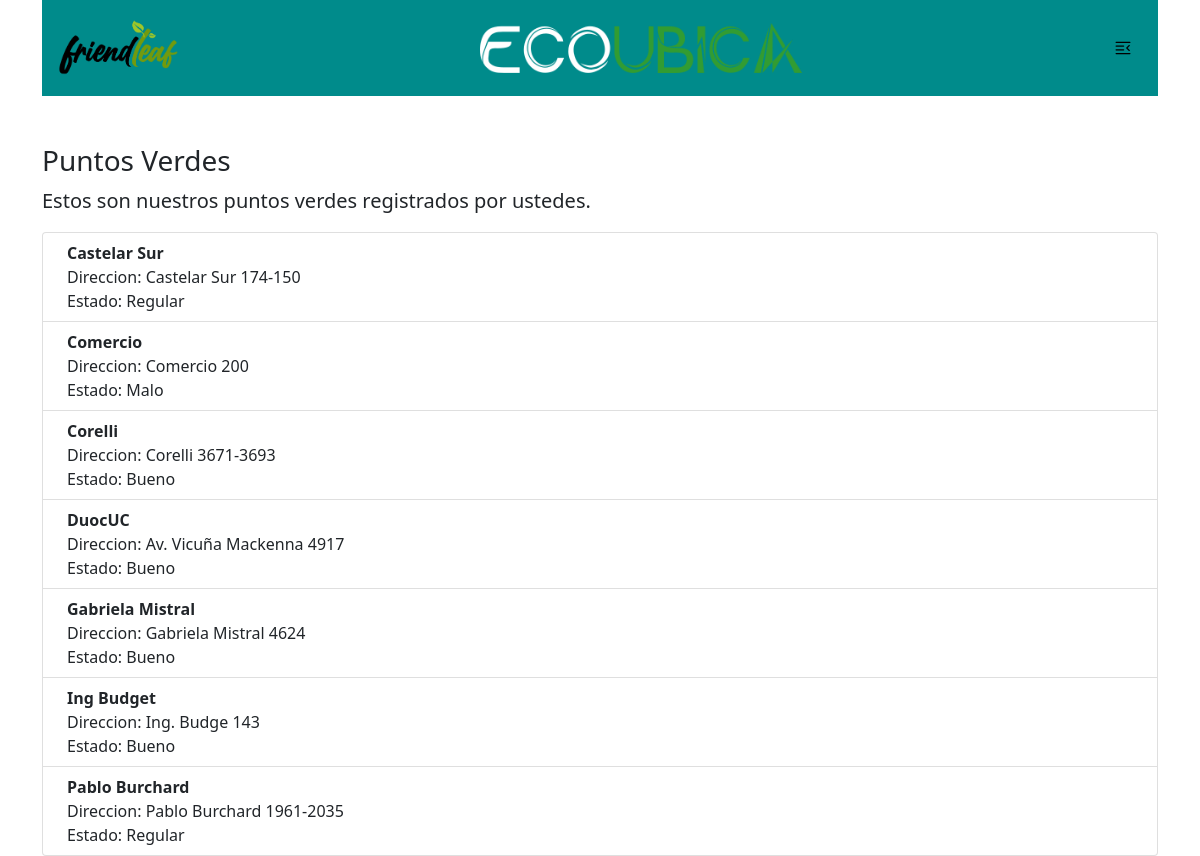
The app's page /puntos, older data.
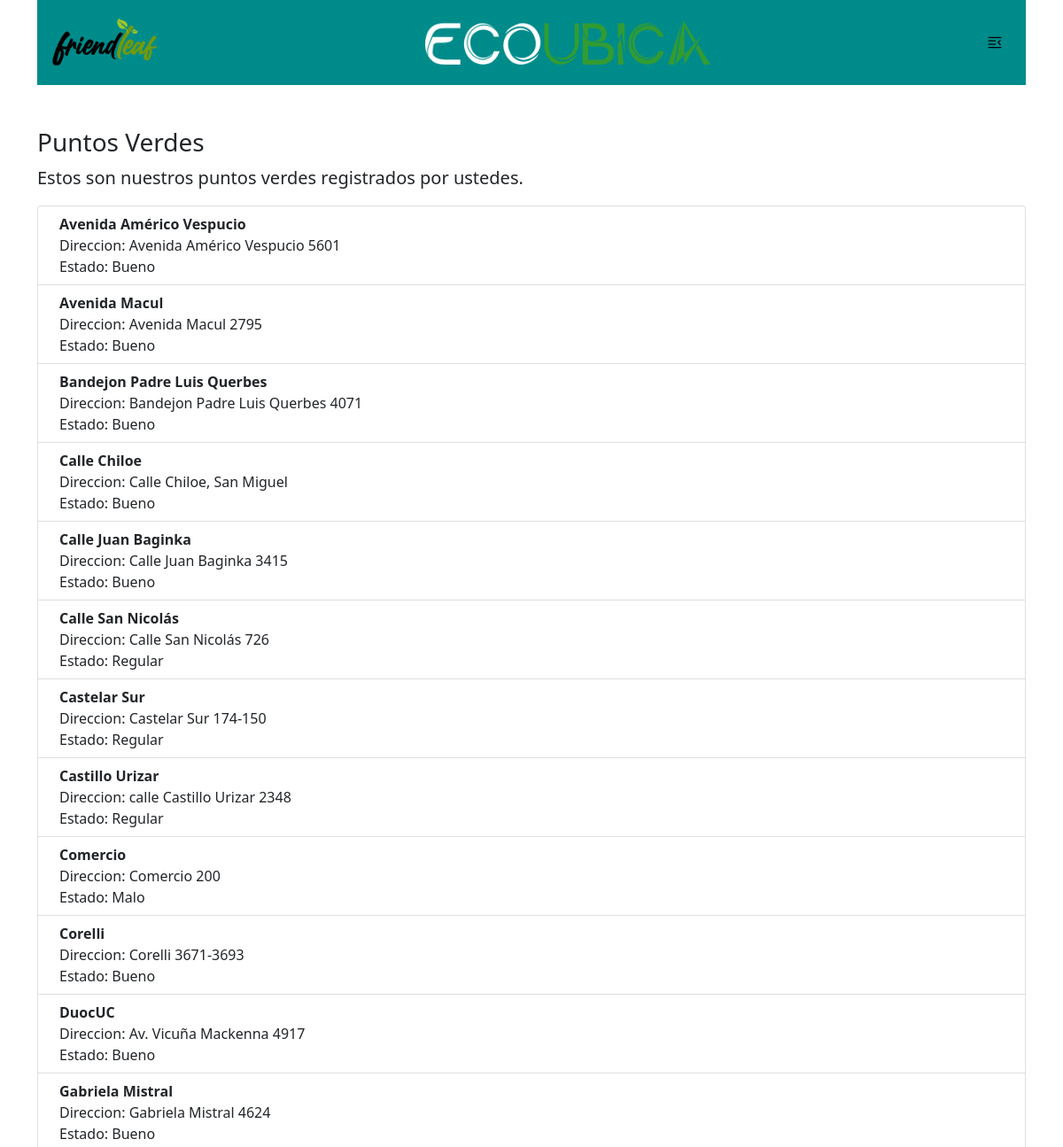
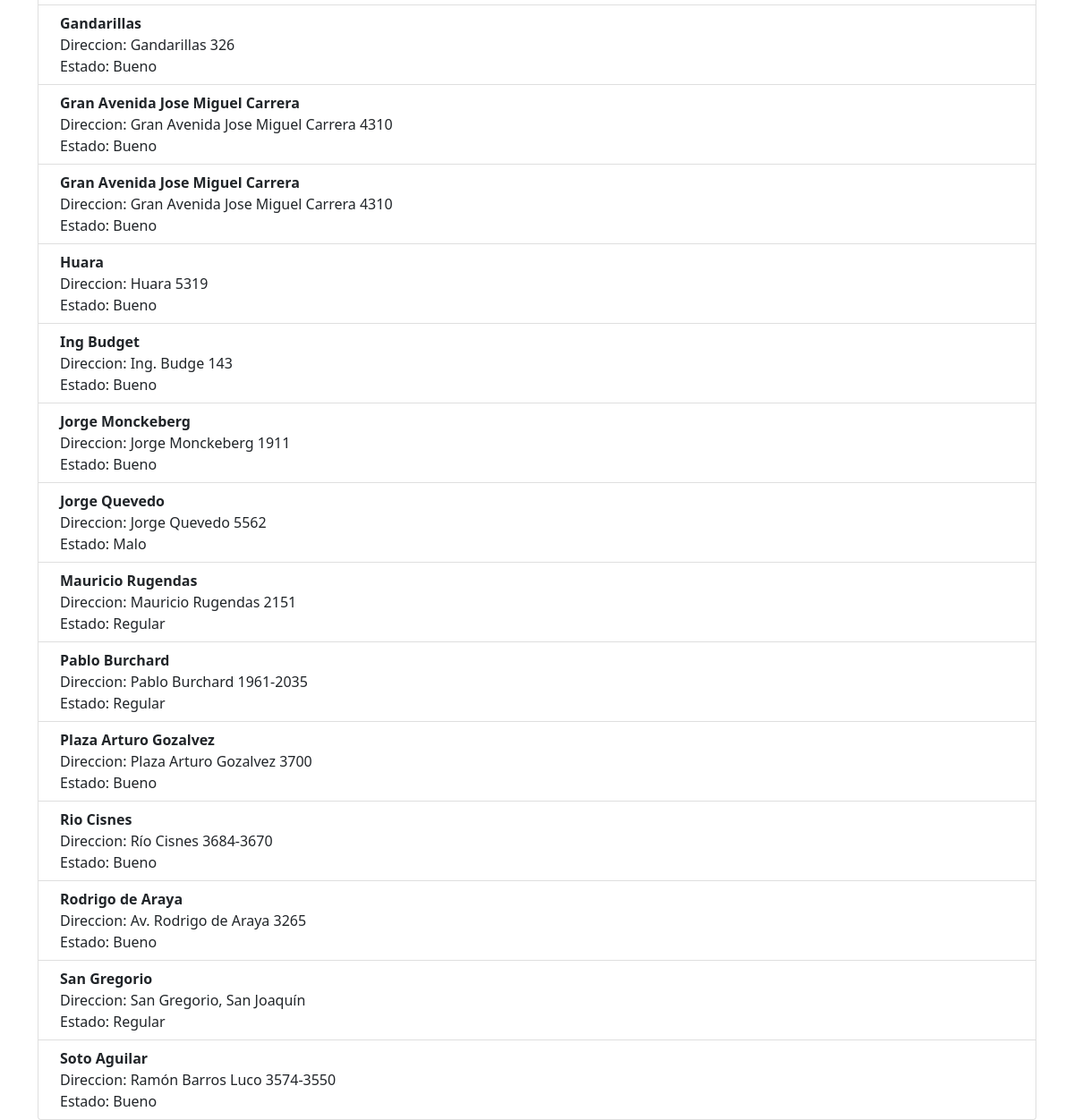
The same page, newer data (2 pictures, top to bottom).
### Ecoubica/models.py (models this page shows, shortened)
class location(models.Model):
    name = models.CharField(max_length=250, verbose_name = 'Punto Verde')
    adress = models.CharField(max_length=250, verbose_name='Direccion')
    state = models.CharField(max_length=250, verbose_name='Estado')
    lat = models.FloatField(verbose_name='Latitud')
    lng = models.FloatField(verbose_name='Longitud')
    class Meta:
        verbose_name = 'Punto Verde'
        verbose_name_plural='Puntos Verdes'
        ordering = ['name']

### Ecoubica/views.py (the view)
# urls.py: path('puntos',puntos, name = 'puntos'),
def puntos(request):
    locations = LocationModel.objects.all()
    context ={'locations':locations}
    return render(request,'map/puntos.html', context)

### Ecoubica/templates/map/puntos.html
{% extends 'map/base.html' %}
{% block content %}
<div class="md-4">
    <h3>Puntos Verdes</h3>
    <p class="lead">Estos son nuestros puntos verdes registrados por ustedes.</p>
    <ol class="list-group">
        {% for location in locations%}
        <li class="list-group-item d-flex justify-content-between align-items-start">
            <div class="ms-2 me-auto">
                <div class="fw-bold">{{ location.name }}</div>
                <div>Direccion: {{ location.adress }}</div>
                <div>Estado: {{location.state}}</div>
            </div>
        </li>
        {% endfor %}
    </ol>
</div>
{% endblock %}

Row changes from the older to the newer data that the page shows:
added location: name "Avenida Américo Vespucio", adress "Avenida Américo Vespucio 5601", state "Bueno"
added location: name "Avenida Macul", adress "Avenida Macul 2795", state "Bueno"
added location: name "Bandejon Padre Luis Querbes", adress "Bandejon Padre Luis Querbes 4071", state "Bueno"
added location: name "Calle Chiloe", adress "Calle Chiloe, San Miguel", state "Bueno"
added location: name "Calle Juan Baginka", adress "Calle Juan Baginka 3415", state "Bueno"
added location: name "Calle San Nicolás", adress "Calle San Nicolás 726", state "Regular"
added location: name "Castillo Urizar", adress "calle Castillo Urizar 2348", state "Regular"
added location: name "Gandarillas", adress "Gandarillas 326", state "Bueno"
added location: name "Gran Avenida Jose Miguel Carrera", adress "Gran Avenida Jose Miguel Carrera 4310", state "Bueno"
added location: name "Gran Avenida Jose Miguel Carrera", adress "Gran Avenida Jose Miguel Carrera 4310", state "Bueno"
added location: name "Huara", adress "Huara 5319", state "Bueno"
added location: name "Jorge Monckeberg", adress "Jorge Monckeberg 1911", state "Bueno"
added location: name "Jorge Quevedo", adress "Jorge Quevedo 5562", state "Malo"
added location: name "Mauricio Rugendas", adress "Mauricio Rugendas 2151", state "Regular"
added location: name "Plaza Arturo Gozalvez", adress "Plaza Arturo Gozalvez 3700", state "Bueno"
added location: name "Rio Cisnes", adress "Río Cisnes 3684-3670", state "Bueno"
added location: name "Rodrigo de Araya", adress "Av. Rodrigo de Araya 3265", state "Bueno"
added location: name "San Gregorio", adress "San Gregorio, San Joaquín", state "Regular"
added location: name "Soto Aguilar", adress "Ramón Barros Luco 3574-3550", state "Bueno"
